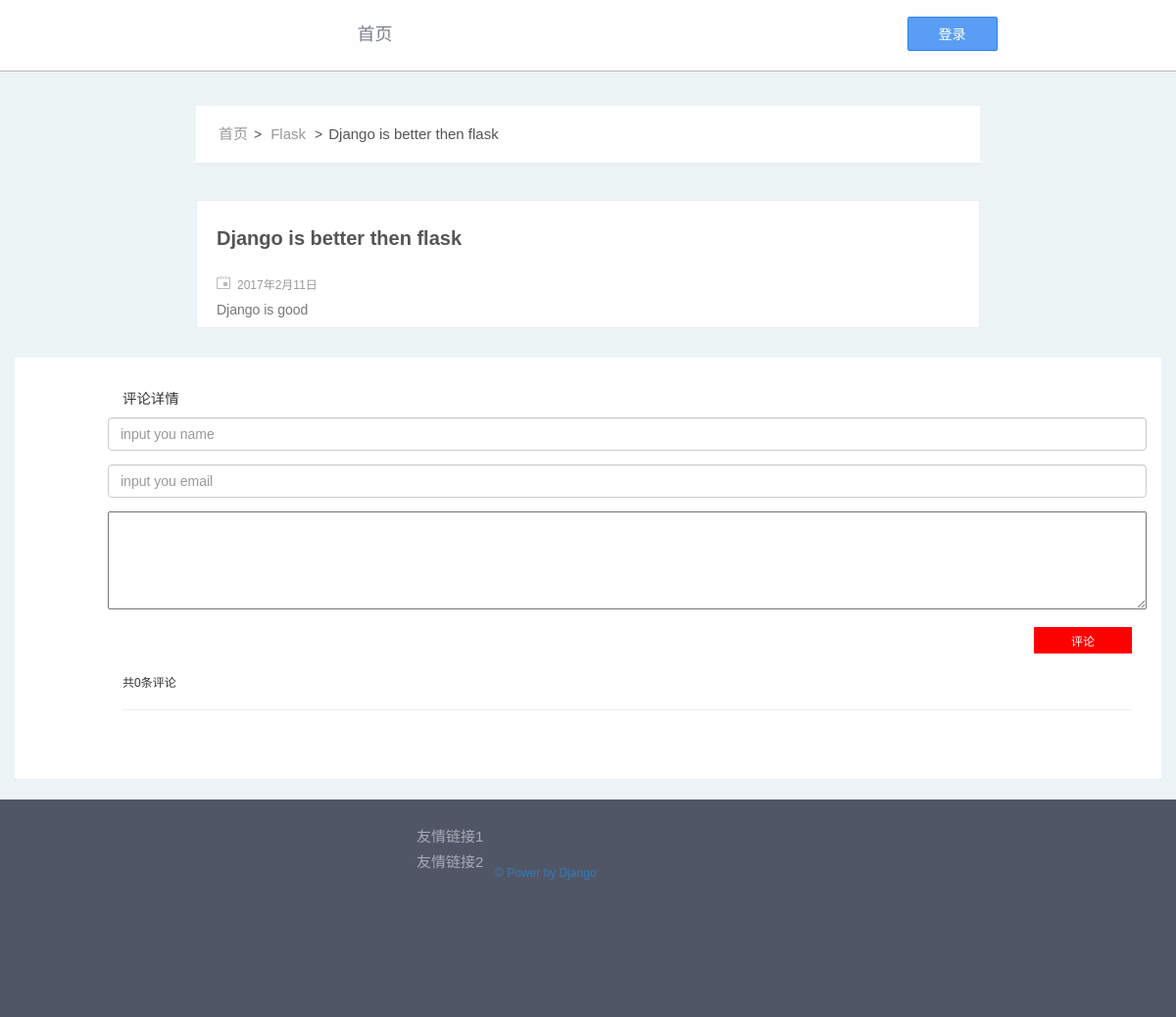
Page /article/3 on the committed database.
### blog/models.py (models this page shows, shortened)
class Article(models.Model):
    STATUS_CHOICES = (
        ('d','Draft'),
        ('p','Published'),
    )
    objects = ArticleManage()
    title = models.CharField('title',max_length = 70)
    body = models.TextField('body')
    created_time = models.DateTimeField('文章创建时间',auto_now_add = True)
    last_modified_time = models.DateTimeField('last_modified_time',auto_now = True)
    status = models.CharField('status',max_length = 1,choices = STATUS_CHOICES)
    abstract = models.CharField('abstract',max_length = 54,blank = True,null = True,help_text = 'you can choice fist 54 words as the abstruct')
    views = models.PositiveIntegerField('views',default = 0)
    likes= models.PositiveIntegerField('liskes',default = 0)
    topped = models.BooleanField('topped',default = False)
    category = models.ForeignKey('Category',verbose_name = 'category',null = True,on_delete = models.SET_NULL)
    tags = models.ManyToManyField('Tag',verbose_name = 'tags',blank = True)
    class Meta:
        ordering = ['-last_modified_time']

class Category(models.Model):
    name = models.CharField('name',max_length = 20)
    created_time = models.DateTimeField('created_time',auto_now_add = True)
    last_modified_time = models.DateTimeField('last_modified_tiem',auto_now = True)

### blog/views.py (the view)
# urls.py: url(r'^article/(?P<article_id>\d+)$',views.ArticleDetailView.as_view(),name = 'detail'),
class ArticleDetailView(DetailView):
    model = Article
    template_name = 'blog/detail.html'
    context_object_name = 'article'
    pk_url_kwarg = 'article_id'
    def get_object(self):
        obj = super(ArticleDetailView,self).get_object()
        obj.body = markdown2.markdown(obj.body, extras=['fenced-code-blocks'],)
        return obj
    def get_context_data(self,**kwargs):
        kwargs['comment_list'] = self.object.blogcomment_set.all()
        kwargs['form'] = BlogCommentForm()
        return super(ArticleDetailView,self).get_context_data(**kwargs)

### blog/forms.py
class BlogCommentForm(forms.ModelForm):
    class Meta:
        model = BlogComment
        fields = ['user_name','user_email','body']
        widgets = {
            'user_name':forms.TextInput(attrs={
                'class':'form-control',
                'placeholder':'input you name',
                'aria-describedby':'sizing-addon1',
            }),
            'user_email':forms.TextInput(attrs={
                'class':'form-control',
                'placeholder':'input you email',
                'aria-describedby':'sizing-addon1',
            }),
            'body':forms.Textarea(attrs={'placeeholder':'say something'}),
        }

### blog/templates/blog/detail.html
{% extends 'base.html' %}
{% block content %}
    <div class="container">
        <div class="row">
            <div id="bd" class="wrp clear-fix">
                <div id="main">
                    <div id="detail-title">
                        <ul id="single-nav">
                            <li><a href="{% url 'blog:index' %}">首页</a></li>
                            <li>&gt;</li>
                            <li>
                                <ul class="post-categories">
                                    <li><a href="" title=""
                                           rel="category">{{ article.category.name }}</a>
                                    </li>
                                </ul>
                            </li>
                            <li>&gt;</li>
                            <li class="title-active"><a href="{% url 'blog:detail' article.pk %}"
                                                        rel="bookmark">{{ article.title }}</a>
                            </li>
                        </ul>
                    </div>
                    <div id="post-1951"
                         class="post-1951 post type-post status-publish format-standard hentry category-meida-report">
                        <div class="post-hd">
                            <h1 class="title">{{ article.title }}</h1>
                        </div>
                        <div class="date-read">
                            <i class="icon-date"></i><span
                                class="date">{{ article.last_modified_time|date:"Y年n月d日" }}</span>
                        </div>
                        <div class="post-bd">
                            {{ article.body |safe }}
                        </div>
                    </div>
                </div>
            </div>
            {% include 'blog/comment.html' %}
        </div>
    </div>
{% endblock %}

### blog/static/blog/css/style.css (style rules this page uses)
html, body { margin: 0; padding: 0; border: 0; font-size: 100%; vertical-align: baseline; line-height: 1; }
body { margin: 0; padding: 0; font: 12px 'Microsoft Yahei', '微软雅黑', 'simsun', Arial, sans-serif; background-color: #edf4f6; min-width: 960px; }
ul { padding: 0; margin: 0; }
li { float:left; list-style: none; }
a { text-decoration: none }
input, textarea { outline: 0 }
.wrp { width: 960px; height: 72px; margin: 0 auto; }
.clear-fix:after { clear: both; display: block; visibility: hidden; overflow: hidden; height: 0; content: '.' }
.clear-fix { zoom: 1 }
#bd { margin: 0 auto; width: 800px; height: auto; }
#main { float: left; overflow-x: hidden; width: 100% }
.post { margin-top: 38px; border: 1px solid #e8eff1; background-color: #fff; padding-left: 20px; padding-right: 20px; }
.post-hd .title { margin: 27px 0 27px; font-size: 20px; font-weight: bold; color: #555; }
.date-read { margin: 10px 0px; }
.icon-date { display: inline-block; *display: inline; *zoom: 1; width: 14px; height: 13px; margin-right: 7px; background: url(../img/date.png) no-repeat; }
.read, .date { color: #999; margin-right: 12px; }
.post-bd { / / min-height: 250 px; word-break: break-word; color: #777; }
.post-bd p { color: #777; font-size: 14px; }
#detail-title { display: block; width: 800px; margin: 0 auto; margin-top: 35px; background-color: #fff; box-shadow: 0 2px 4px rgba(0, 0, 0, 0.05); }
#detail-title #single-nav { margin-left: 20px; height: 58px; }
#detail-title li { display: inline-block; *display: inline; *zoom: 1; font-size: 14px; color: #555; line-height: 58px; padding: 0 3px; vertical-align: top; }
#detail-title li a { font-size: 15px; color: #999; display: block; }
#detail-title .title-active a { color: #555; overflow: hidden; white-space: nowrap; text-overflow: ellipsis; max-width: 500px; }
.comment textarea { width: 100%; height: 100px; resize: vertical; }

### rows in the picture
Article: category.name "Flask", title "Django is better then flask", last_modified_time "2017年2月11日", body "Django is good"

### other values in the picture
{{ 0 }} "0"
